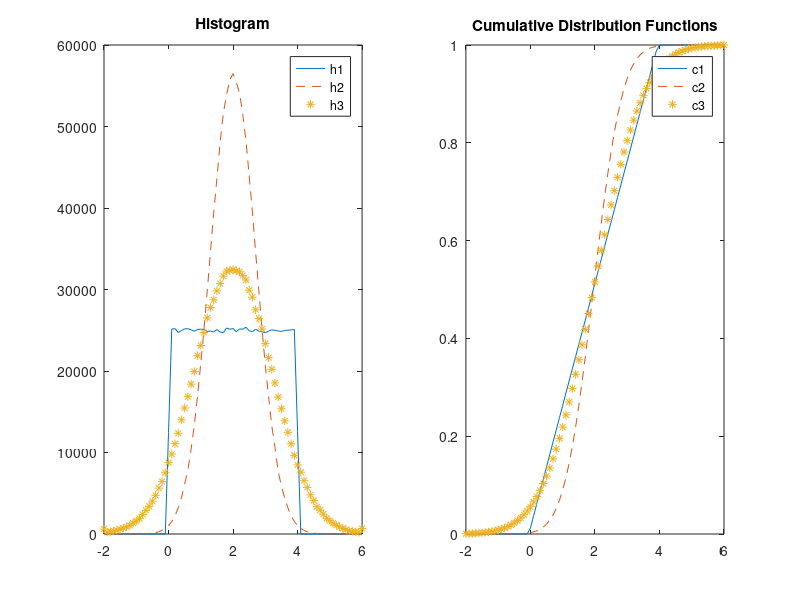
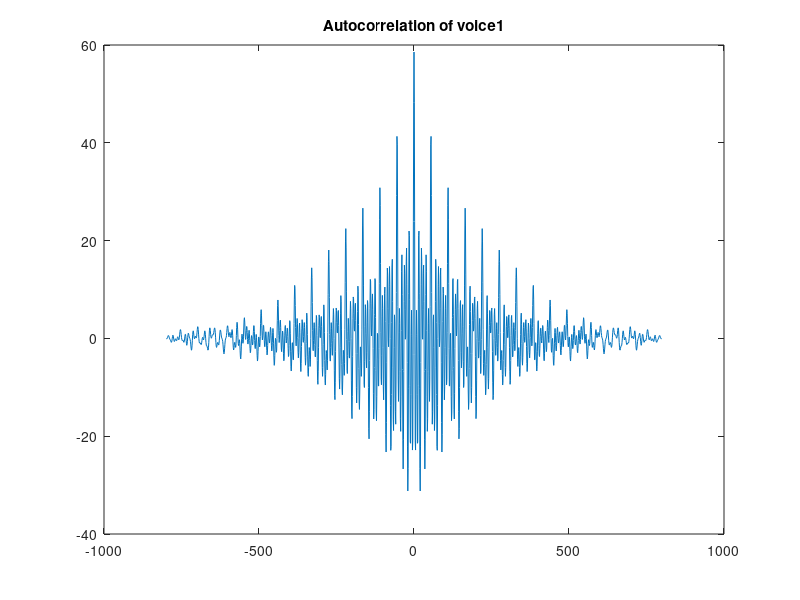
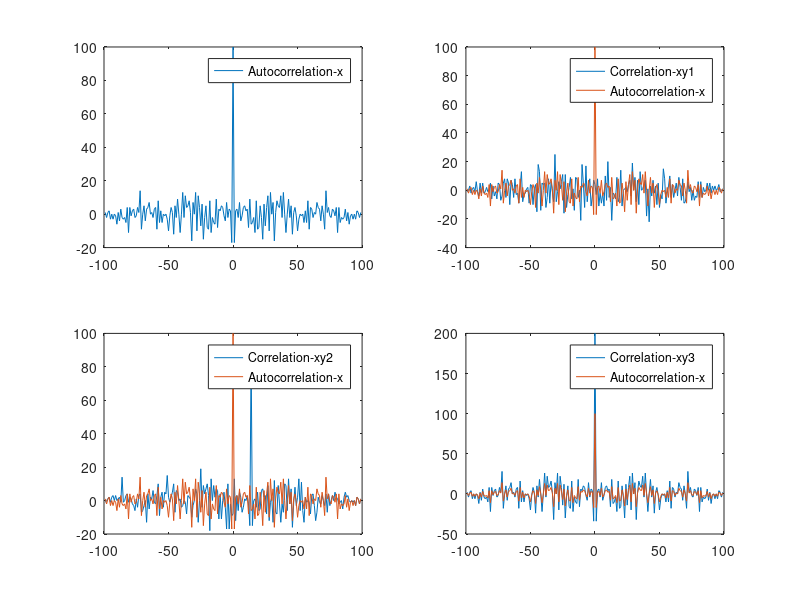
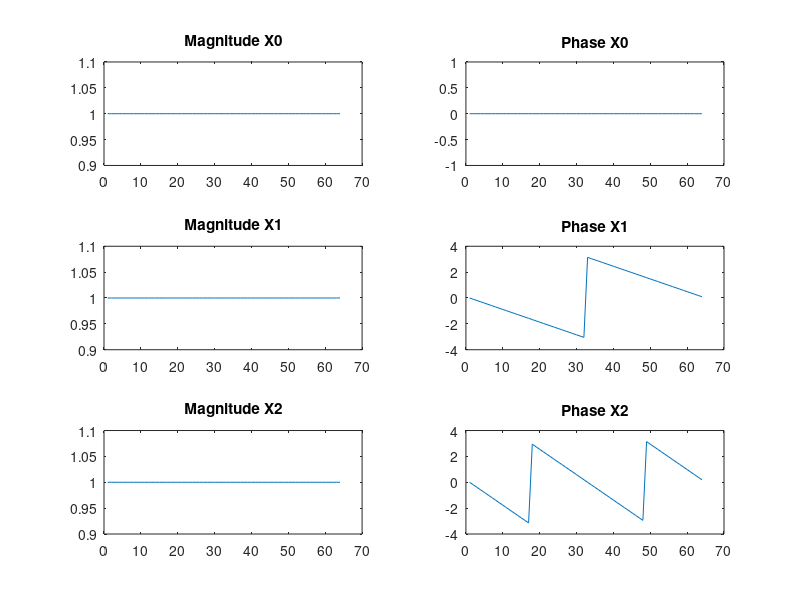

Here is the MATLAB script that generated these plots, in order: (Note: this script raises an error after producing the figures.)
% Exercise 3
close all;
%% Exercise 3.1
x1 = rand(1,10^6)*4;
x2 = 2+sqrt(0.5)*randn(1,10^6);
x3 = 2+sqrt(1.5)*randn(1,10^6);

mean(x1);
mean(x2);
mean(x3);
var(x2);
var(x3);

bins = -2:0.1:6;
h1 = hist(x1, bins);
h2 = hist(x2, bins);
h3 = hist(x3, bins);

figure

subplot(1,2,1)
plot(bins,h1,bins,h2,'--',bins,h3,'*');
title('Histogram')
legend('h1','h2','h3')

p1 = h1/sum(h1);
p2 = h2/sum(h2);
p3 = h3/sum(h3);

c1 = cumsum(p1);
c2 = cumsum(p2);
c3 = cumsum(p3);

subplot(1,2,2)
plot(bins,c1,bins,c2,'--',bins,c3,'*');
title('Cumulative Distribution Functions');
legend('c1','c2','c3')

% close;

%% Exercise 3.2
load('voice1.mat');
fs = 8*10^3;
tt = size(voice1,1)/fs;%Duration of voice1.mat is 100ms
t = 1/fs : 1/fs : tt;
[phi_voice1,lags] = xcorr(voice1);

figure
plot(lags,phi_voice1);%First sidelobes lamda =+-55 -> f = 8000/55 = 145.4545
title('Autocorrelation of voice1')

load('sequences.mat','x','y1','y2','y3');

figure

subplot(2,2,1)
[phi_xx,lags] = xcorr(x);
plot(lags,phi_xx);
legend('Autocorrelation-x');

subplot(2,2,2)
[phi_xy1,lags] = xcorr(x,y1);
plot(lags,phi_xy1);
hold on
[phi_xx,lags] = xcorr(x);
plot(lags,phi_xx);
legend('Correlation-xy1', 'Autocorrelation-x') % y1 and x uncorrelated

subplot(2,2,3)
[phi_xy2,lags] = xcorr(x,y2);
plot(lags,phi_xy2);
hold on
[phi_xx,lags] = xcorr(x);
plot(lags,phi_xx);
legend('Correlation-xy2', 'Autocorrelation-x'); %y2 correlated to x, shifted 14 and scaled 0,86

subplot(2,2,4)
[phi_xy3,lags] = xcorr(x,y3);
plot(lags,phi_xy3);
hold on
[phi_xx,lags] = xcorr(x);
plot(lags,phi_xx);
legend('Correlation-xy3', 'Autocorrelation-x'); %y3 correlated to x, shifted 0 and scaled 2

% close;

%% Exercise 3.3

t = (0:64-1);

x0 = t==0;
x1 = t==1;
x2 = t==2;

X0 = fft(x0);
X1 = fft(x1);
X2 = fft(x2);

magX0 = abs(X0);
magX1 = abs(X1);
magX2 = abs(X2);

argX0 = angle(X0);
argX1 = angle(X1);
argX2 = angle(X2);

reX0 = real(X0);
reX1 = real(X1);
reX2 = real(X2);

imX0 = imag(X0);
imX1 = imag(X1);
imX2 = imag(X2);

figure
subplot(3,2,1)
plot(abs(X0));
title('Magnitude X0');
subplot(3,2,2)
plot(angle(X0));
title('Phase X0');

subplot(3,2,3)
plot(abs(X1));
title('Magnitude X1');
subplot(3,2,4)
plot(angle(X1));
title('Phase X1');

subplot(3,2,5)
plot(abs(X2));
title('Magnitude X2');
subplot(3,2,6)
plot(angle(X2));
title('Phase X2');

figure
subplot(3,2,1)
plot(reX0)
title('Real Part of X0')

subplot(3,2,2)
plot(imX0)
title('Imaginary Part of X0')

subplot(3,2,3)
plot(reX1)
title('Real Part of X1')

subplot(3,2,4)
plot(imX1)
title('Imaginary Part of X1')

subplot(3,2,5)
plot(reX2)
title('Real Part of X2')

subplot(3,2,6)
plot(imX2)
title('Imaginary Part of X2')

n0 = round(10*abs(randn));
n1 = abs(randn);
k = 0:63;

omega0 = 2*pi*n0/64;
omega1 = 2*pi*n1/64;

xk0 = cos(omega0*k);
Xk0 = fft(xk0);
magXk0 = abs(Xk0);
argXk0 = angle(Xk0);
reXk0 = real(Xk0);
imXk0 = imag(Xk0);

xk1 = cos(omega1*k);
Xk1 = fft(xk1);
magXk1 = abs(Xk1);
argXk1 = angle(Xk1);
reXk1 = real(Xk1);
imXk1 = imag(Xk1);

figure
subplot(2,2,1)
plot(reXk0)
title('Real Part of Xk0')

subplot(2,2,2)
plot(reXk1)
title('Real Part of Xk1')

subplot(2,2,3)
plot(imXk0)
title('Imaginary Part of Xk0')

subplot(2,2,4)
plot(imXk1)
title('Imaginary Part of Xk1')

figure
subplot(2,2,1)
plot(magXk0)
title('Magnitude of Xk0')

subplot(2,2,2)
plot(magXk1)
title('Magnitude of Xk1')

subplot(2,2,3)
plot(argXk0)
title('arg of Xk0')

subplot(2,2,4)
plot(argXk1)
title('arg of Xk1')

%% Exercise 3.4
load('distorted.mat', 'x');
l = size(x,1);
fs4 = 8*10^3;
f4 = fs4*(0:l-1)/l;
t4 = 0:1/fs4:l/fs4-1/fs4;
X4 = fft(x);
figure
subplot(1,3,1)
plot(t4, x');
title('Signal x');
subplot(1,3,2)
plot(f4,abs(X4));
title('Magnitude X4');
subplot(1,3,3)
plot(f4,angle(X4));
title('Phase X4');

%f = (960,1000,2000)
%A = (5013,2583,2465)

% % solution using spectrogram:
% 
% load('distorted')
% figure
% spectrogram(x, kaiser(800), 400, 800, 8000)
%% Exercise 3.5
load('voice2.mat');
l = size(voice2,1);
fs = 8000;
t = 0 : 1/fs : l-1/fs;
figure
spectrogram(voice2,blackman(l),100,200,fs,'yaxis');

ap = audioplayer(voice2, fs);
%play(ap);